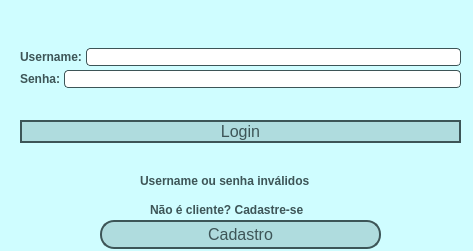
<?xml version="1.0" encoding="UTF-8"?>
<ui version="4.0">
 <class>telaLogin</class>
 <widget class="QDialog" name="telaLogin">
  <property name="geometry">
   <rect>
    <x>0</x>
    <y>0</y>
    <width>473</width>
    <height>251</height>
   </rect>
  </property>
  <property name="windowTitle">
   <string>Login</string>
  </property>
  <property name="styleSheet">
   <string notr="true">QDialog{
	background-color: #cffdff;
}

QPushButton{
	background-color: #afdcde;
	border-radius: 14px;
	border: 2px solid #3d5557;
	color: #3d5557;
	font-size: 16px;
}

QPushButton::hover{
	background-color: #b9faf4;
}

QLabel{
	color: #3d5557;
	font-weight:bold;
}

QLineEdit {
	border-radius: 4px;
	border: 1px solid #3d5557
}
</string>
  </property>
  <widget class="QLabel" name="label_3">
   <property name="geometry">
    <rect>
     <x>150</x>
     <y>200</y>
     <width>191</width>
     <height>20</height>
    </rect>
   </property>
   <property name="text">
    <string>Não é cliente? Cadastre-se</string>
   </property>
  </widget>
  <widget class="QPushButton" name="btn_cadastro">
   <property name="geometry">
    <rect>
     <x>100</x>
     <y>220</y>
     <width>281</width>
     <height>29</height>
    </rect>
   </property>
   <property name="text">
    <string>Cadastro</string>
   </property>
  </widget>
  <widget class="QLabel" name="label_infoinvalida">
   <property name="geometry">
    <rect>
     <x>140</x>
     <y>170</y>
     <width>201</width>
     <height>21</height>
    </rect>
   </property>
   <property name="text">
    <string>Username ou senha inválidos</string>
   </property>
  </widget>
  <widget class="QWidget" name="layoutWidget">
   <property name="geometry">
    <rect>
     <x>20</x>
     <y>20</y>
     <width>441</width>
     <height>151</height>
    </rect>
   </property>
   <layout class="QVBoxLayout" name="verticalLayout_2">
    <property name="spacing">
     <number>4</number>
    </property>
    <item>
     <layout class="QVBoxLayout" name="verticalLayout">
      <item>
       <layout class="QHBoxLayout" name="horizontalLayout">
        <item>
         <widget class="QLabel" name="label">
          <property name="text">
           <string>Username:</string>
          </property>
         </widget>
        </item>
        <item>
         <widget class="QLineEdit" name="txt_username"/>
        </item>
       </layout>
      </item>
      <item>
       <layout class="QHBoxLayout" name="horizontalLayout_2">
        <item>
         <widget class="QLabel" name="label_2">
          <property name="text">
           <string>Senha:</string>
          </property>
         </widget>
        </item>
        <item>
         <widget class="QLineEdit" name="txt_senha">
          <property name="echoMode">
           <enum>QLineEdit::Password</enum>
          </property>
         </widget>
        </item>
       </layout>
      </item>
     </layout>
    </item>
    <item>
     <widget class="QPushButton" name="btn_login">
      <property name="text">
       <string>Login</string>
      </property>
     </widget>
    </item>
   </layout>
  </widget>
 </widget>
 <resources/>
 <connections/>
</ui>
